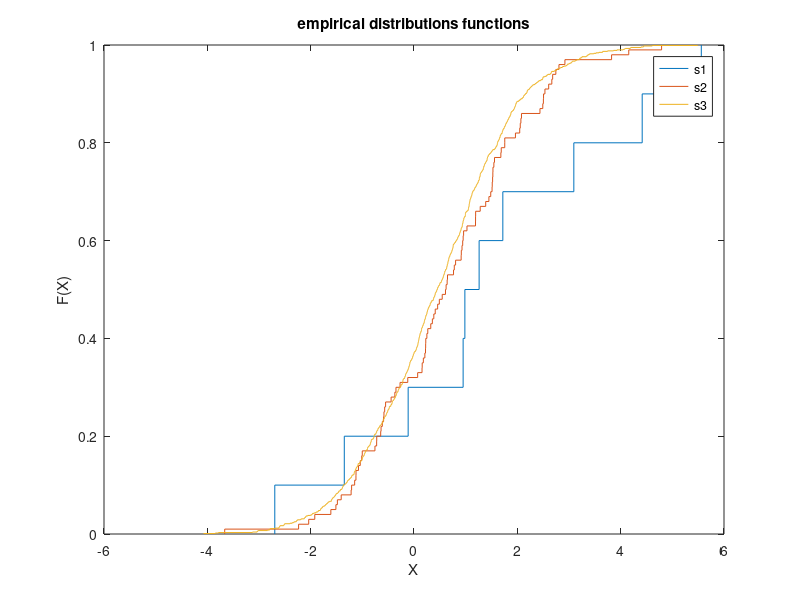

MATLAB code for this plot:
%% clear
clc;clear;
%% Load the data
load('Gaussian1D.mat');
%% Mean and Variance 
M1 = mean(s1);
M2 = mean(s2);
M3 = mean(s3);

sigma1 = var(s1);
sigma2 = var(s2);
sigma3 = var(s3);
%% Plot empirical Distributions

 [f1,x1] = ecdf(s1);
 [f2,x2] = ecdf(s2);
 [f3,x3] = ecdf(s3);
 
 
 stairs(x1,f1);
 xlabel('X')
 ylabel('F(X)')
 hold on;
 
 stairs(x2,f2);
 hold on;
 
 stairs(x3,f3);
 legend('s1','s2','s3');
 title('empirical distributions functions')